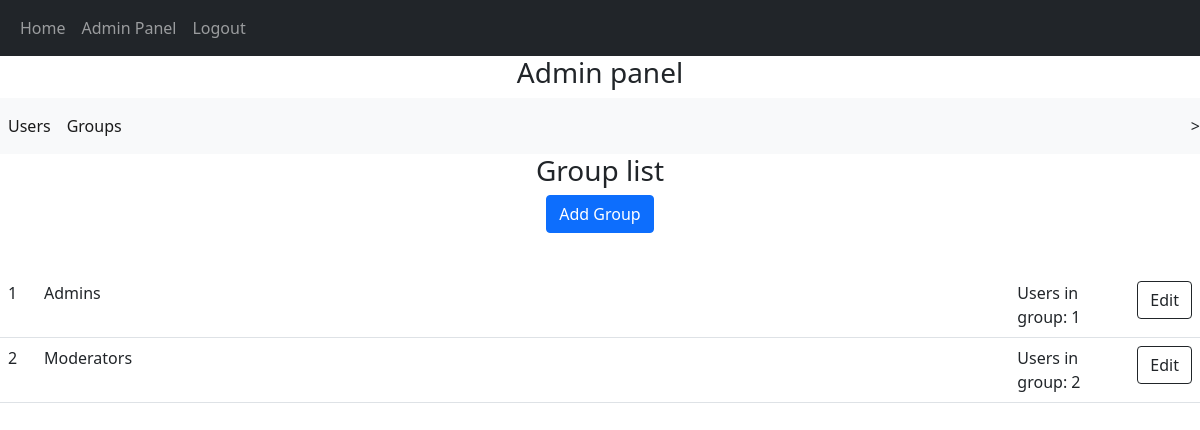
/admin/groups (signed in), run on the app's committed database.
### app/models.py (models this page shows)
class Group(db.Model):
    id = db.Column(db.Integer, primary_key=True)
    name = db.Column(db.String(20), index=True, unique=True)
    users = db.relationship('User', secondary=usergroups,
        primaryjoin=(usergroups.c.group_id == id),
        backref=db.backref('usergroups', lazy='dynamic'),
        lazy='dynamic')

### app/admin/routes.py (the view)
@bp.route('/groups')
@login_required
def groups():
    group_id = request.args.get('group_id')
    if not group_id or group_id == 0:
        groups = Group.query.all()
        return render_template('groups.html', groups=groups)
    else:
        group = Group.query.get(group_id)
        if not group:
            flash('Group with id={} is not found'.format(group_id))
            return redirect(url_for('admin.groups'))
        return render_template('group.html', group=group)

### app/models.py (called while the page is built)
@login.user_loader
def load_user(id):
    return User.query.get(int(id))

    def _is_admin(self):
        groups = self.groups.filter_by(name='Admins').first()
        return groups is not None

### app/admin/templates/groups.html
{% extends 'a_index.html' %}{% block title %}Groups{% endblock %} {% block admin_content %}
<h1 class="h3 text-center">Group list</h1>
<p class="text-center"><a class="btn btn-primary" href="{{url_for('admin.add_group')}}">Add Group</a></p> {% if groups %}
<br>
<table class="table" width=100%>
    {% for group in groups %}
    <tr>
        <td width="3%">{{ group.id }}</td>
        <td width="*">{{ group.name }}</td>
        <td width="10%">Users in group: {{ group.users.count() }}</td>
        <td width="5%"><a href="{{ url_for('admin.edit_group', groupid=group.id) }}" class="btn btn-outline-dark">Edit</a></td>
    </tr>
    {% endfor %}
</table>
{% endif %} {% endblock %}

### data on the page
Group: id "1", name "Admins", users.count "1"
Group: id "2", name "Moderators", users.count "2"
